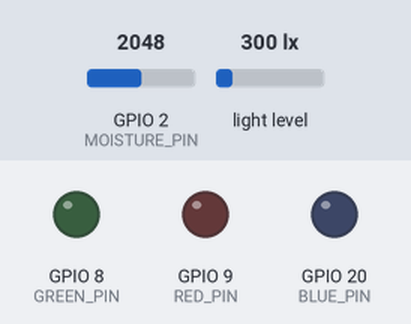
A program run on a simulated Seeed XIAO ESP32-C3. Parts: output pins drawn as LEDs (lit = HIGH). Wiring (inferred from the names in the program): BH1750 light sensor at I2C address 0x23. The test bench sets the inputs (shaded band); at power-on: GPIO 2 (MOISTURE_PIN) = 2048, light level 300 lx. Nothing arrives over Bluetooth unless stated; a phone connects over Bluetooth LE 3 s after start; what the program prints to the serial monitor is not drawn.

Above: at 0.0 s.
At 0.6 s:
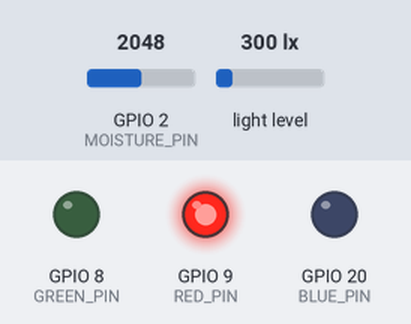
At 1.0 s:
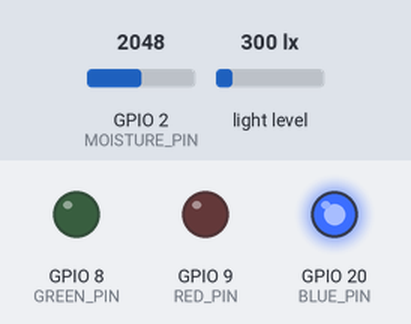
At 1.4 s:
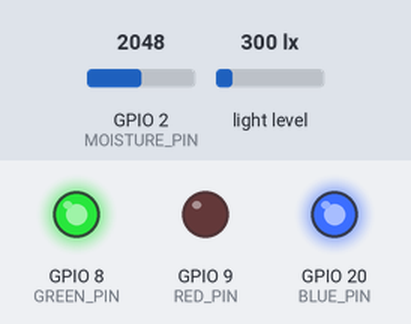
At 1.8 s:
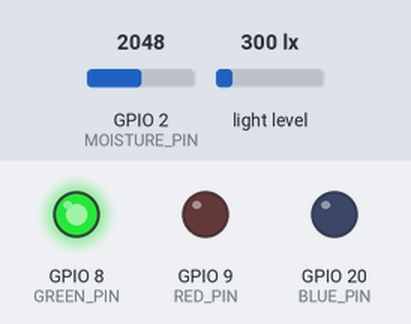
Timing chart, 0 to 3.3 s (numbered marks = the images above):
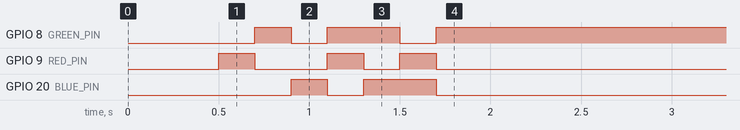

The program:

main.cpp
```cpp
#include <Arduino.h>
#include <Wire.h>
#include <BLEDevice.h>
#include <BLEServer.h>
#include <BLEUtils.h>
#include <BLE2902.h>

// ===================== Pins =====================
const int I2C_SDA = 6;
const int I2C_SCL = 7;
const int RED_PIN   = 9;
const int GREEN_PIN = 8;
const int BLUE_PIN  = 20;
const int MOISTURE_PIN = 2;

// ===================== BLE =====================
#define SERVICE_UUID        "12345678-1234-1234-1234-123456789abc"
#define CHARACTERISTIC_UUID "abcd1234-ab12-ab12-ab12-abcdef123456"

BLECharacteristic *pCharacteristic;
bool deviceConnected = false;

class ServerCallbacks : public BLEServerCallbacks {
  void onConnect(BLEServer* pServer) {
    deviceConnected = true;
    Serial.println("BLE connected");
  }
  void onDisconnect(BLEServer* pServer) {
    deviceConnected = false;
    Serial.println("BLE disconnected");
    BLEDevice::startAdvertising();
  }
};

// ===================== LED =====================
void setLED(bool r, bool g, bool b) {
  digitalWrite(RED_PIN,   r ? HIGH : LOW);
  digitalWrite(GREEN_PIN, g ? HIGH : LOW);
  digitalWrite(BLUE_PIN,  b ? HIGH : LOW);
}

void startupAnimation() {
  setLED(1,0,0); delay(200);
  setLED(0,1,0); delay(200);
  setLED(0,0,1); delay(200);
  setLED(1,1,0); delay(200);
  setLED(0,1,1); delay(200);
  setLED(1,0,1); delay(200);
  setLED(0,0,0);
}

// ===================== BH1750 =====================
uint8_t BH1750_ADDR = 0x23;

bool bh1750WriteCmd(uint8_t cmd) {
  Wire.beginTransmission(BH1750_ADDR);
  Wire.write(cmd);
  return (Wire.endTransmission() == 0);
}

bool bh1750Begin() {
  Wire.begin(I2C_SDA, I2C_SCL);
  delay(50);
  if (!bh1750WriteCmd(0x01)) return false;
  delay(10);
  if (!bh1750WriteCmd(0x07)) return false;
  delay(10);
  if (!bh1750WriteCmd(0x10)) return false;
  delay(180);
  return true;
}

float readBH1750Lux() {
  Wire.requestFrom(BH1750_ADDR, (uint8_t)2);
  if (Wire.available() == 2) {
    uint16_t raw = (Wire.read() << 8) | Wire.read();
    return raw / 1.2f;
  }
  return -1.0f;
}

bool tryBH1750Addresses() {
  BH1750_ADDR = 0x23;
  if (bh1750Begin()) { Serial.println("BH1750 at 0x23"); return true; }
  BH1750_ADDR = 0x5C;
  if (bh1750Begin()) { Serial.println("BH1750 at 0x5C"); return true; }
  return false;
}

// ===================== 滑动平均滤波 =====================
#define FILTER_SIZE 10
int moistureBuffer[FILTER_SIZE] = {0};
float luxBuffer[FILTER_SIZE] = {0};
int filterIndex = 0;
bool filterFull = false;

void updateFilter(int moistureRaw, float lux) {
  moistureBuffer[filterIndex] = moistureRaw;
  luxBuffer[filterIndex] = lux;
  filterIndex = (filterIndex + 1) % FILTER_SIZE;
  if (filterIndex == 0) filterFull = true;
}

int getFilteredMoisture() {
  int count = filterFull ? FILTER_SIZE : filterIndex;
  if (count == 0) return 0;
  long sum = 0;
  for (int i = 0; i < count; i++) sum += moistureBuffer[i];
  return sum / count;
}

float getFilteredLux() {
  int count = filterFull ? FILTER_SIZE : filterIndex;
  if (count == 0) return 0;
  float sum = 0;
  for (int i = 0; i < count; i++) sum += luxBuffer[i];
  return sum / count;
}

// ===================== 数值转换 =====================
int moistureToPercent(int raw) {
  int pct = map(raw, 3450, 2200, 0, 100);
  return constrain(pct, 0, 100);
}

int luxToPercent(float lux) {
  return constrain((int)(lux / 10.0f), 0, 100);
}

int calcHealthScore(int moisturePct, int lightPct) {
  int mScore;
  if (moisturePct >= 60 && moisturePct <= 80) {
    mScore = 100;
  } else if (moisturePct < 60) {
    mScore = map(moisturePct, 0, 60, 0, 100);
  } else {
    mScore = map(moisturePct, 80, 100, 100, 0);
  }

  int lScore;
  if (lightPct >= 40 && lightPct <= 60) {
    lScore = 100;
  } else if (lightPct < 40) {
    lScore = map(lightPct, 0, 40, 0, 100);
  } else {
    lScore = map(lightPct, 60, 100, 100, 0);
  }

  return (mScore + lScore) / 2;
}

// ===================== Globals =====================
bool bh1750OK = false;
unsigned long lastReadTime = 0;
unsigned long lastSendTime = 0;

// ===================== Setup =====================
void setup() {
  Serial.begin(115200);
  delay(500);

  pinMode(RED_PIN, OUTPUT);
  pinMode(GREEN_PIN, OUTPUT);
  pinMode(BLUE_PIN, OUTPUT);
  setLED(0,0,0);

  startupAnimation();
  setLED(0, 1, 0); // 绿色常亮表示正常运行

  pinMode(MOISTURE_PIN, INPUT);

  bh1750OK = tryBH1750Addresses();
  if (!bh1750OK) Serial.println("BH1750 FAILED");

  // BLE初始化
  BLEDevice::init("PlantSensor");
  BLEServer *pServer = BLEDevice::createServer();
  pServer->setCallbacks(new ServerCallbacks());

  BLEService *pService = pServer->createService(SERVICE_UUID);
  pCharacteristic = pService->createCharacteristic(
    CHARACTERISTIC_UUID,
    BLECharacteristic::PROPERTY_NOTIFY
  );
  pCharacteristic->addDescriptor(new BLE2902());
  pService->start();

  BLEAdvertising *pAdvertising = BLEDevice::getAdvertising();
  pAdvertising->addServiceUUID(SERVICE_UUID);
  pAdvertising->start();

  Serial.println("BLE advertising started");
}

// ===================== Loop =====================
void loop() {
  // 每500ms读一次传感器更新滤波器
  if (millis() - lastReadTime >= 500) {
    lastReadTime = millis();

    float lux = bh1750OK ? readBH1750Lux() : 0;
    int moistureRaw = analogRead(MOISTURE_PIN);
    updateFilter(moistureRaw, lux);

    Serial.print("Lux: "); Serial.print(lux);
    Serial.print(" | Moisture raw: "); Serial.println(moistureRaw);
  }

  // 每2秒发送一次BLE数据
  if (millis() - lastSendTime >= 2000 && deviceConnected) {
    lastSendTime = millis();

    int moistureRaw = getFilteredMoisture();
    float lux = getFilteredLux();

    int moisturePct = moistureToPercent(moistureRaw);
    int lightPct = luxToPercent(lux);
    int healthScore = calcHealthScore(moisturePct, lightPct);

    char buf[32];
    snprintf(buf, sizeof(buf), "M:%d,L:%d,H:%d", moisturePct, lightPct, healthScore);
    pCharacteristic->setValue(buf);
    pCharacteristic->notify();

    Serial.print("Sent: "); Serial.println(buf);
  }
}
```
